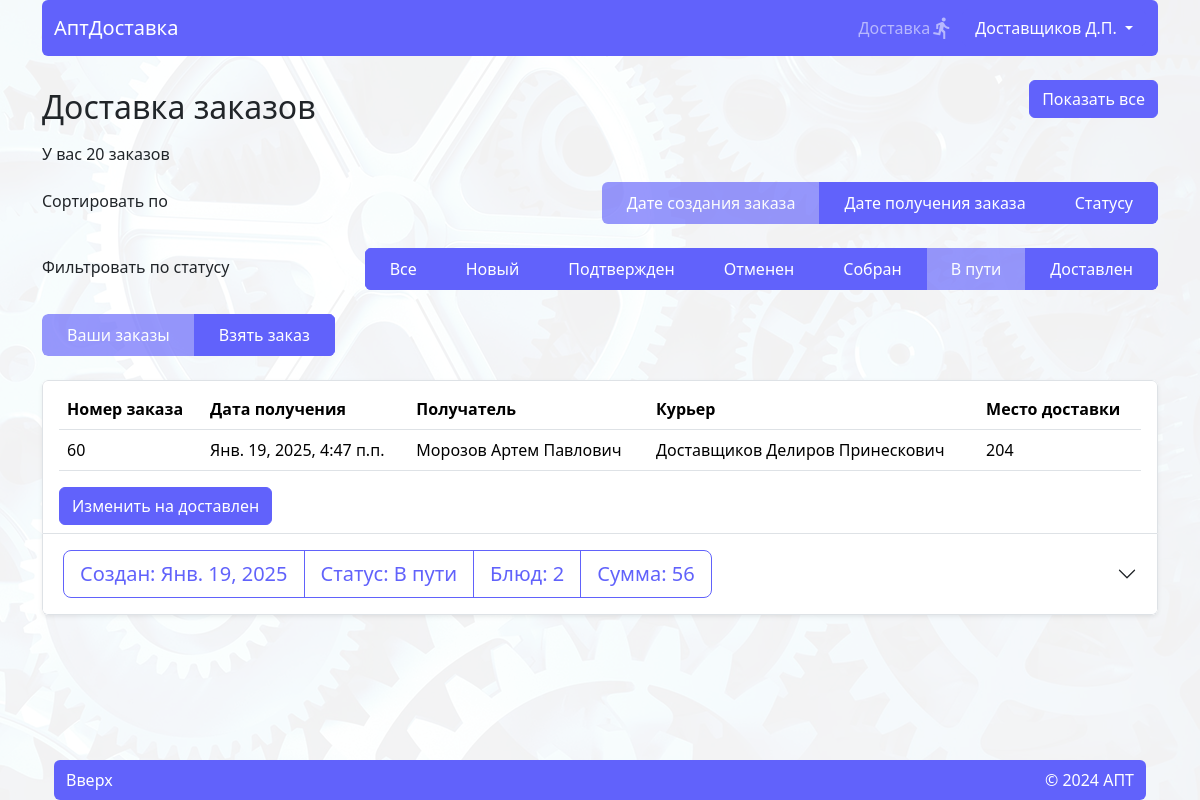
Page /deliver/deliver_orders/-date_create/6 (signed in) on the earlier database version.
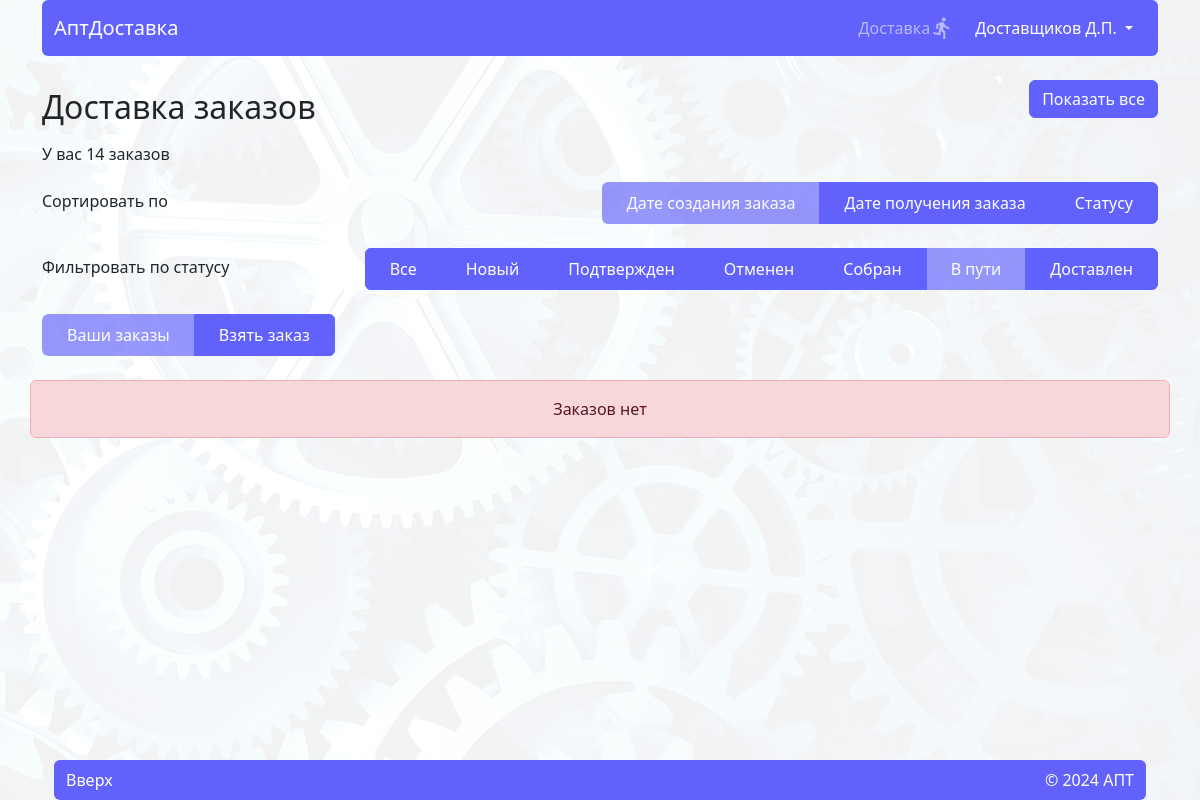
Same page on the later database version.
### log_reg/models.py (models this page shows)
class User(AbstractUser):
    username = models.CharField('Логин', max_length=150, unique=True,
                                help_text="Обязательное поле. Только латиница, цифры и тире.",
                                validators=[LoginValidator()],
                                error_messages={"unique": _("Пользователь с таким именем уже существует"), })
    first_name = models.CharField(_("first name"), max_length=150, validators=[NameValidator()])
    last_name = models.CharField(_("last name"), max_length=150, validators=[NameValidator()])
    patronymic = models.CharField('Отчество', max_length=150, blank=True, validators=[NameValidator()])
    def __str__(self):
        return "%s %s %s" % (self.last_name, self.first_name, self.patronymic, )

### order/models.py (models this page shows, shortened)
class Status(models.Model):
    name = models.CharField(max_length=30)
    class Meta:
        verbose_name = 'Статус'
        verbose_name_plural = 'Статусы'
    def __str__(self):
        return self.name

class Order(models.Model):
    user = models.ForeignKey(User, on_delete=models.CASCADE, verbose_name='Пользователь', limit_choices_to=Q(is_superuser=False) & Q(is_staff=False) & Q(groups__isnull=True),)
    date_create = models.DateTimeField(verbose_name='Дата заказа', auto_now_add=True)
    order_date = models.DateTimeField(default=get_default_created_at, verbose_name='Дата и время получения заказа'
    )
    status = models.ForeignKey('Status', on_delete=models.CASCADE, verbose_name='Статус', default=1)
    result = models.CharField(max_length=50, verbose_name='Причина отказа', blank=True, null=True)
    cab = models.ForeignKey(Cabinet, on_delete=models.CASCADE, verbose_name='Кабинет', default=1)
    deliver = models.ForeignKey(
        User,
        on_delete=models.SET_NULL,
        related_name='courier_orders',
        blank=True,
        null=True,
        limit_choices_to={'groups__name': 'deliver'},
        verbose_name="Курьер"
    )
    @property
    def total_amount(self):
        total = 0
        for item in self.ordermeal_set.all():  # ordermeal_set - обратный related_name
            total += item.meal.price * item.amount
        return total
    total_amount.fget.short_description = 'Сумма заказа'
    @property
    def amount(self):
        return OrderMeal.objects.filter(order=self.pk).aggregate(Sum('amount'))['amount__sum']
    amount.fget.short_description = 'Количество'
    @property
    def meals(self):
        return OrderMeal.objects.filter(order=self.pk)
    class Meta:
        verbose_name = 'Заказ'
        verbose_name_plural = 'Заказы'

class OrderMeal(models.Model):
    order = models.ForeignKey(Order, on_delete=models.CASCADE, verbose_name="Заказ")
    meal = models.ForeignKey(Meal, on_delete=models.CASCADE, verbose_name="Блюдо")
    amount = models.IntegerField(verbose_name='Количество товаров')
    class Meta:
        verbose_name = 'Заказ блюд'
        verbose_name_plural = 'Заказы блюд'
    @property
    def total_price(self):
        return self.meal.price * self.amount

### cart/models.py (models this page shows)
class Cabinet(models.Model):
    num = models.CharField(max_length=10, verbose_name="Номер")
    name = models.CharField(max_length=100, verbose_name="Название")
    def __str__(self):
        return self.num
    class Meta:
        verbose_name = 'Кабинет'
        verbose_name_plural = 'Кабинеты'

### home/models.py (models this page shows, shortened)
class Meal(models.Model):
    name = models.CharField(max_length=150, verbose_name="Название")
    price = models.IntegerField(verbose_name="Цена")
    out = models.CharField(max_length=10, verbose_name="Выход")
    image = models.ImageField(upload_to='images', verbose_name="Изображение")
    category = models.ForeignKey(Category, default=None, on_delete=models.CASCADE,
                                 verbose_name="Категория", related_name='meals')
    quantity = models.IntegerField(default=3, verbose_name="Количество")
    class Meta:
        verbose_name = 'Блюдо'
        verbose_name_plural = 'Блюда'

### deliver/views.py (the view)
# urls.py: path('deliver/deliver_orders/', views.deliver_orders, name="deliver_orders"),
@login_required
def deliver_orders(request, order='-date_create', filter=0):
    context = {}
    context['order'] = order
    context['filter'] = filter
    context['count'] = Order.objects.filter(deliver=request.user).count()
    context['statuses'] = Status.objects.filter(~Q(id=5))
    orders = Order.objects.filter(deliver=request.user).order_by(order)
    if filter:
        orders = Order.objects.filter(deliver=request.user, status=filter).order_by(order)
    context['orders'] = orders  # Фильтруем заказы
    return render(request, 'deliver/order_list.html', context)

### deliver/templates/deliver/order_list.html (shortened to what this page needs)
{% extends 'home/base.html' %}
{% load static %}
{% block body %}
<div class="d-flex justify-content-between flex-wrap align-items-center">
    <h2 class=" ps-0  px-3 py-2">Доставка заказов</h2>
    <div class="d-flex justify-content-end z-1">
        <button class="view_all btn btn-primary position-fixed " style="top:80px;">Показать все</button>
    </div>
</div>
<p>У вас <span id="count">{{count}}</span> заказов</p>
<div class="d-flex flex-wrap align-items-center justify-content-between  z-1 rounded-2 overflow-hidden     mb-4"
     style="top: 80px;">
    <div class="mb-1">Сортировать по</div>
    <div class="btn-group overflow-x-auto dragscroll flex-row ">
        <a href="{% url 'deliver_orders' order='-date_create' filter=filter %}"
           class="btn btn-primary rounded-0 d-flex px-4 align-items-center justify-content-center px-4 py-2 {% if '-date_create' == order %}disabled{% endif %}">
            Дате создания заказа
        </a>
        <a href="{% url 'deliver_orders' order='-order_date' filter=filter %}"
           class="btn btn-primary rounded-0 d-flex px-4 align-items-center justify-content-center px-4 py-2 {% if '-order_date' == order %}disabled{% endif %}">
            Дате получения заказа
        </a>
        <a href="{% url 'deliver_orders' order='status' filter=filter %}"
           class="btn btn-primary rounded-0 d-flex px-4 align-items-center justify-content-center px-4 py-2 {% if 'status' == order %}disabled{% endif %}">
            Статусу
        </a>
    </div>
</div>
<div class="d-flex flex-wrap align-items-center justify-content-between  z-1 rounded-2 overflow-hidden     mb-4"
     style="top: 80px;">
    <div class="mb-1">Фильтровать по статусу</div>
    <div  class="btn-group overflow-x-auto dragscroll flex-row ">
        <a href="{% url 'deliver_orders' %}"
           class="btn btn-primary rounded-0 d-flex px-4 align-items-center justify-content-center px-4 py-2">
            Все
        </a>
        {% for status in statuses %}
        <a href="{% url 'deliver_orders' order=order filter=status.id %}"
           class="btn btn-primary rounded-0 d-flex px-4 align-items-center justify-content-center px-4 py-2 {% if status.id == filter %}disabled{% endif %}">
            {{ status.name }}
        </a>
        {% endfor %}
    </div>
</div>
<div class="d-flex flex-wrap align-items-center justify-content-between  z-1 rounded-2 overflow-hidden     mb-4"
     style="top: 80px;">
    <div class="btn-group overflow-x-auto dragscroll flex-row ">
        <a href="{% url 'deliver_orders' %}"
           class="btn btn-primary rounded-0 d-flex px-4 align-items-center justify-content-center px-4 py-2 {% if 'deliver_orders' in request.path %}disabled{% endif %}">
            Ваши заказы
        </a>
        <a href="{% url 'deliver' %}"
           class="btn btn-primary rounded-0 d-flex px-4 align-items-center justify-content-center px-4 py-2 {% if 'order_list' in request.path %}disabled{% endif %}">
            Взять заказ
        </a>
    </div>
</div>
{% include 'order/elements/order_item.html'%}
{% endblock %}

### home/templates/home/base.html (shortened to what this page needs)
{% load static %}
<!DOCTYPE html>
<html lang="ru">
<head>
    <link rel="stylesheet" href="{% static 'home/css/bootstrap.css' %}">
    <link rel="stylesheet" href="{% static 'home/css/style.css' %}">
    <link rel="stylesheet" href="{% static 'home/css/bootstrap-icons-1.11.3/font/bootstrap-icons.css'%}">
</head>
<body class="d-flex flex-column min-vh-100 container">
{% include 'home/elements/header.html' %}
<main class="my-4">
    {% block body %}
    {% endblock %}
</main>
{% include 'home/elements/footer.html' %}
</body>
</html>

### home/templates/home/css/style.html (shortened to what this page needs)
{% load static %}

### home/templates/home/elements/header.html (shortened to what this page needs)
<header class="sticky-top z-3  ">
    <nav class="navbar navbar-expand-lg bg-primary rounded" data-bs-theme="dark">
        <div class="container-fluid">
            <a class="navbar-brand" href="/">АптДоставка</a>
            <div class="collapse navbar-collapse justify-content-end" id="navbarText">
                <ul class="navbar-nav mb-2 mb-lg-0">
                    {% if request.user.is_authenticated %}
                    {% if request.user.groups.all.0.name == "deliver" %}
                    <li class="nav-item">
                        <a class="nav-link d-flex align-items-center justify-content-center"
                           href="{% url 'deliver'%}">Доставка
                        <span class="material-icons">directions_run</span>
                        </a>
                    </li>
                    {% endif %}
                    {% endif %}
                </ul>
            </div>
            <div class="form-inline order-lg-3">
                <ul class="navbar-nav d-flex flex-row align-items-center justify-content-center">
                    {% if request.user.is_authenticated %}
                    <li class="nav-item dropdown">
                        <button class="btn btn-primary dropdown-toggle" data-bs-toggle="dropdown" aria-expanded="false">
                            {{user.last_name}}
                            {{user.first_name|slice:"1"}}.{%if user.patronymic %}{{user.patronymic|slice:"1"}}.{% endif %}
                        </button>
                    </li>
                    {% endif %}
                </ul>
            </div>
        </div>
    </nav>
</header>

### order/templates/order/elements/order_item.html (shortened to what this page needs)
{% load humanize %}
<div class="accordion row">
    {% for order in orders%}
    <div>
        <div class="bg-white rounded-2 overflow-hidden shadow-sm mb-3">
            <div class="border rounded-top px-3 py-2">
                {% if request.user.groups.all.0.name == "deliver" %}
                <table class="table fs-6">
                    <thead>
                    <tr>
                        <th scope="col">Номер заказа</th>
                        <th scope="col">Дата получения</th>
                        <th scope="col">Получатель</th>
                        <th scope="col">Курьер</th>
                        <th scope="col">Место доставки</th>
                    </tr>
                    </thead>
                    <tbody>
                    <tr>
                        <td>{{ order.id}}</td>
                        <td>{{order.order_date}}</td>
                        <td>{{order.user}}</td>
                        {% if order.deliver %}
                        <td>{{order.deliver}}</td>
                        {% else %}
                        <td>Курьер не выбран</td>
                        {% endif %}
                        <td>{{order.cab}}</td>
                    </tr>
                    </tbody>
                </table>
                {% if 'order_list' in request.path %}
                <button class="take_order btn btn-primary" data-id="{{order.id}}">Взять</button>
                {% elif 'deliver_order' in request.path %}
                {% if order.status.id == 4 %}
                <button class="in_way btn btn-primary" data-id="{{order.id}}">Изменить на в пути</button>
                {%  elif order.status.id == 6 %}
                <button class="delivered btn btn-primary" data-id="{{order.id}}">Изменить на доставлен</button>
                {% endif %}
                {% endif %}
                {% else %}
                <div class="d-flex justify-content-between flex-wrap align-items-center">
                    <p class="fs-3 "><span>Заказ</span> №
                                {{ order.id }} на {{ order.order_date }}</p>
                    <p class="fs-3">{{order.cab}}</p>
                </div>
                {% endif%}
            </div>
            <div class="accordion-item ">
                <h2 class="accordion-header">
                    <button class="accordion-button collapsed" type="button" data-bs-toggle="collapse"
                            data-bs-target="#order_{{ order.id }}" aria-expanded="false"
                            aria-controls="order_{{ order.id }}">
                        <div class="order_view btn-group order_info btn-group-lg  bg-white"
                             data-id="{{ order.id }}">
                            <div class="btn btn-outline-primary">
                                <span>Создан: </span>{{ order.date_create|naturalday}}
                            </div>
                            <div class="btn
                            {% if order.status.id  == 1%} btn-primary
                            {% elif order.status.id == 2 or order.status.id == 7 or order.status.id == 5 %}btn-success
                            {%elif order.status.id == 3%}btn-danger
                            {% else %}btn-outline-primary{%endif%}">
                                Статус: <span data-id="{{order.id}}"> {{ order.status }} </span>
                            </div>
                            <div class="btn btn-outline-primary">
                                <span>Блюд:</span>
                                {{ order.amount }}
                            </div>
                            <div class="btn btn-outline-primary">
                                <span>Сумма:</span>
                                {{ order.total_amount }}
                            </div>
                        </div>
                    </button>
                </h2>
            </div>
        </div>
    </div>
    {% empty %}
    {% include 'home/elements/danger.html' with text='Заказов нет'%}
    {% endfor %}
</div>

### home/templates/home/elements/danger.html
<div class='alert alert-danger text-center'>{{text}}</div>

### home/templates/home/elements/footer.html
{% load static %}
<footer class="container mt-auto">
    <nav class="navbar navbar-expand-lg bg-primary rounded" data-bs-theme="dark">
        <div class="container-fluid">
            <span class="float-end "><a href="#" class="nav-link text-white">Вверх</a></span>
            <span class="text-white">&copy; 2024 АПТ</span>
        </div>
    </nav>
</footer>

### home/static/home/css/style.css (style rules this page uses)
body { background-image: url('../images/fon/fon.png'); background-size: 100%; background-attachment: fixed; }

Differences in the rows shown:
no longer on this page (row edited): Order: id "60", order_date "Янв. 19, 2025, 4:47 п.п.", user "Морозов Артем Павлович", deliver "Доставщиков Делиров Принескович", cab "204", date_create "Янв. 19, 2025", status "В пути", amount "2", total_amount "56"
Other differences:
{{ count }}: "20" → "14"
{{ text }}: (not shown) → "Заказов нет"
